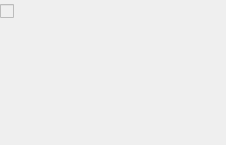
<?xml version="1.0" encoding="UTF-8"?>
<ui version="4.0">
 <class>EffectStack2_UI</class>
 <widget class="QWidget" name="EffectStack2_UI">
  <property name="geometry">
   <rect>
    <x>0</x>
    <y>0</y>
    <width>226</width>
    <height>145</height>
   </rect>
  </property>
  <property name="sizePolicy">
   <sizepolicy hsizetype="Preferred" vsizetype="Expanding">
    <horstretch>0</horstretch>
    <verstretch>0</verstretch>
   </sizepolicy>
  </property>
  <layout class="QGridLayout" name="gridLayout">
   <property name="margin">
    <number>0</number>
   </property>
   <property name="spacing">
    <number>0</number>
   </property>
   <item row="0" column="0">
    <layout class="QHBoxLayout" name="horizontalLayout_2">
     <item>
      <widget class="QCheckBox" name="checkAll">
       <property name="enabled">
        <bool>false</bool>
       </property>
       <property name="sizePolicy">
        <sizepolicy hsizetype="MinimumExpanding" vsizetype="Minimum">
         <horstretch>0</horstretch>
         <verstretch>0</verstretch>
        </sizepolicy>
       </property>
       <property name="text">
        <string notr="true"/>
       </property>
       <property name="checkable">
        <bool>true</bool>
       </property>
       <property name="tristate">
        <bool>false</bool>
       </property>
      </widget>
     </item>
     <item>
      <widget class="QToolButton" name="buttonShowComments">
       <property name="text">
        <string/>
       </property>
       <property name="checkable">
        <bool>true</bool>
       </property>
       <property name="autoRaise">
        <bool>true</bool>
       </property>
      </widget>
     </item>
    </layout>
   </item>
   <item row="1" column="0">
    <layout class="QVBoxLayout" name="verticalLayout">
     <item>
      <widget class="QScrollArea" name="container">
       <property name="sizePolicy">
        <sizepolicy hsizetype="Expanding" vsizetype="MinimumExpanding">
         <horstretch>0</horstretch>
         <verstretch>0</verstretch>
        </sizepolicy>
       </property>
       <property name="frameShape">
        <enum>QFrame::NoFrame</enum>
       </property>
       <property name="frameShadow">
        <enum>QFrame::Sunken</enum>
       </property>
       <property name="widgetResizable">
        <bool>true</bool>
       </property>
       <property name="alignment">
        <set>Qt::AlignLeading|Qt::AlignLeft|Qt::AlignTop</set>
       </property>
       <widget class="QWidget" name="scrollAreaWidgetContents">
        <property name="geometry">
         <rect>
          <x>0</x>
          <y>0</y>
          <width>224</width>
          <height>117</height>
         </rect>
        </property>
       </widget>
      </widget>
     </item>
    </layout>
   </item>
  </layout>
 </widget>
 <resources/>
 <connections/>
</ui>
